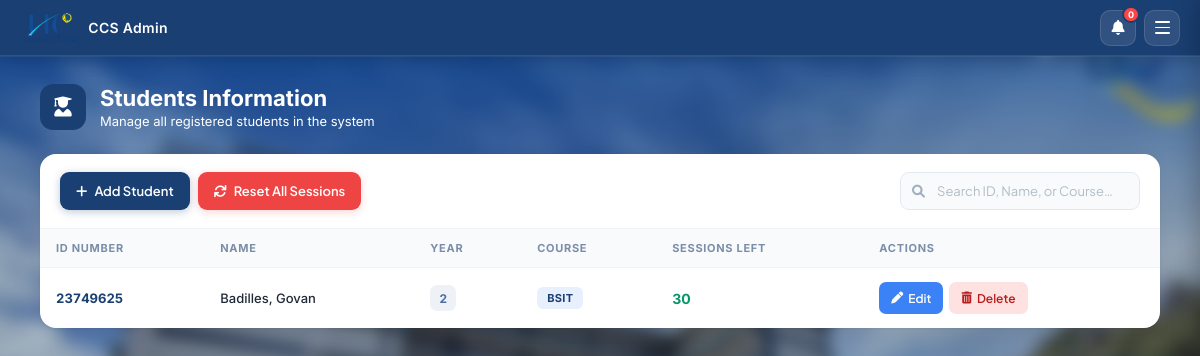
/student_list (signed in), run on an earlier commit of the app's database.
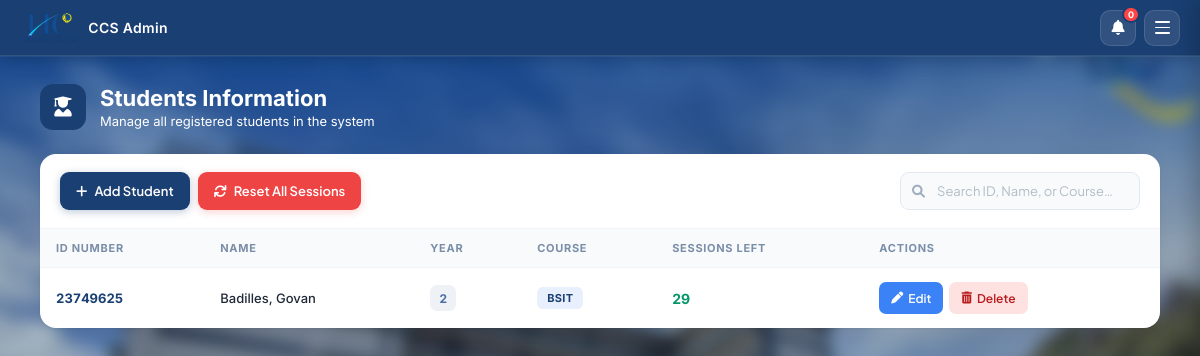
And on a later commit of the database.
### tables this page shows
CREATE TABLE users (
            id INTEGER PRIMARY KEY AUTOINCREMENT,
            id_number TEXT UNIQUE NOT NULL,
            lastname TEXT NOT NULL,
            firstname TEXT NOT NULL,
            middlename TEXT,
            course_level TEXT,
            password TEXT NOT NULL,
            email TEXT,
            course TEXT,
            address TEXT,
            role TEXT DEFAULT 'student',
            remaining_sessions INTEGER DEFAULT 30,
            profile_pic TEXT DEFAULT 'default_profile.png'
        );

### app.py (the view)
@app.route('/student_list')
def student_list():
    if 'user_id' not in session or session.get('role') != 'admin':
        return redirect(url_for('home'))
    conn = get_db_connection()
    cursor = conn.cursor()
    students = cursor.execute('''
        SELECT id, id_number, firstname, middlename, lastname, course, course_level, remaining_sessions
        FROM users
        WHERE role = 'student'
        ORDER BY lastname ASC
    ''').fetchall()
    conn.close()
    return render_template('student_list.html', students=students)

### app.py (called while the page is built)
def get_db_connection():
    conn = sqlite3.connect('students.db')
    conn.row_factory = sqlite3.Row
    return conn

### templates/student_list.html (shortened to what the changed rows need)
<!DOCTYPE html>
<html lang="en">
<head>
    <link rel="stylesheet" href="{{ url_for('static', filename='style.css') }}?v=15">
    <link rel="stylesheet" href="{{ url_for('static', filename='admin.css') }}?v=15">
    <link rel="stylesheet" href="https://cdnjs.cloudflare.com/ajax/libs/font-awesome/6.0.0/css/all.min.css">
</head>
<body class="admin-page">
   <div class="admin-container admin-container--full">
        <div class="page-header">
            <div>
               <h1 style="color:white;">Students Information</h1>
            </div>
        </div>
        <div class="card">
            <table class="students-table">
                <thead>
                    <tr>
                        <th>ID Number</th>
                        <th>Name</th>
                        <th>Year</th>
                        <th>Course</th>
                        <th>Sessions Left</th>
                        <th>Actions</th>
                    </tr>
                </thead>
                <tbody>
                    {% for student in students %}
                    <tr>
                        <td><span class="id-number">{{ student.id_number }}</span></td>
                        <td><span class="student-name">{{ student.lastname }}, {{ student.firstname }} {{ student.middlename }}</span></td>
                        <td>
                            <span class="year-badge">
                                {{ student.course_level | replace('st Year', '') | replace('nd Year', '') | replace('rd Year', '') | replace('th Year', '') }}
                            </span>
                        </td>
                        <td><span class="course-badge">{{ student.course }}</span></td>
                        <td>
                            <span class="sessions-cell {% if student.remaining_sessions <= 5 %}sessions-low{% else %}sessions-ok{% endif %}">
                                {{ student.remaining_sessions }}
                            </span>
                        </td>
                        <td>
                            <div class="actions-cell">
                                <button class="action-btn action-edit open-edit-btn"
                                    data-id="{{ student.id }}"
                                    data-firstname="{{ student.firstname }}"
                                    data-middlename="{{ student.middlename }}"
                                    data-lastname="{{ student.lastname }}"
                                    data-course="{{ student.course }}"
                                    data-level="{{ student.course_level | replace('st Year', '') | replace('nd Year', '') | replace('rd Year', '') | replace('th Year', '') }}">
                                    <i class="fas fa-pen"></i> Edit
                                </button>
                                <form action="/delete_student/{{ student.id }}" method="POST" style="display: inline;" onsubmit="return confirm('Delete {{ student.firstname }}? This cannot be undone.');">
                                    <button type="submit" class="action-btn action-delete">
                                        <i class="fas fa-trash-alt"></i> Delete
                                    </button>
                                </form>
                            </div>
                        </td>
                    </tr>
                    {% else %}
                    <tr class="empty-row">
                        <td colspan="6">No registered students found.</td>
                    </tr>
                    {% endfor %}
                </tbody>
            </table>
        </div>
    </div>
</body>
</html>

What changed in the data, as far as the page shows it:
changed users "Badilles": remaining_sessions "30" → "29"
